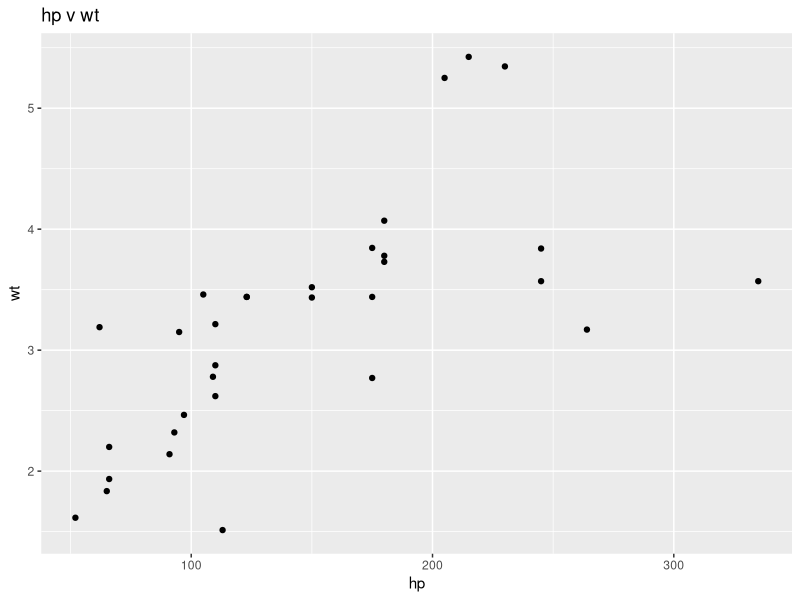

Recreate this plot in R.
## ---- chunk 1
require(ggplot2)
## ---- chunk 2
ggplot(mtcars, aes(x=hp, y=wt)) + geom_point() + ggtitle("hp v wt") 
